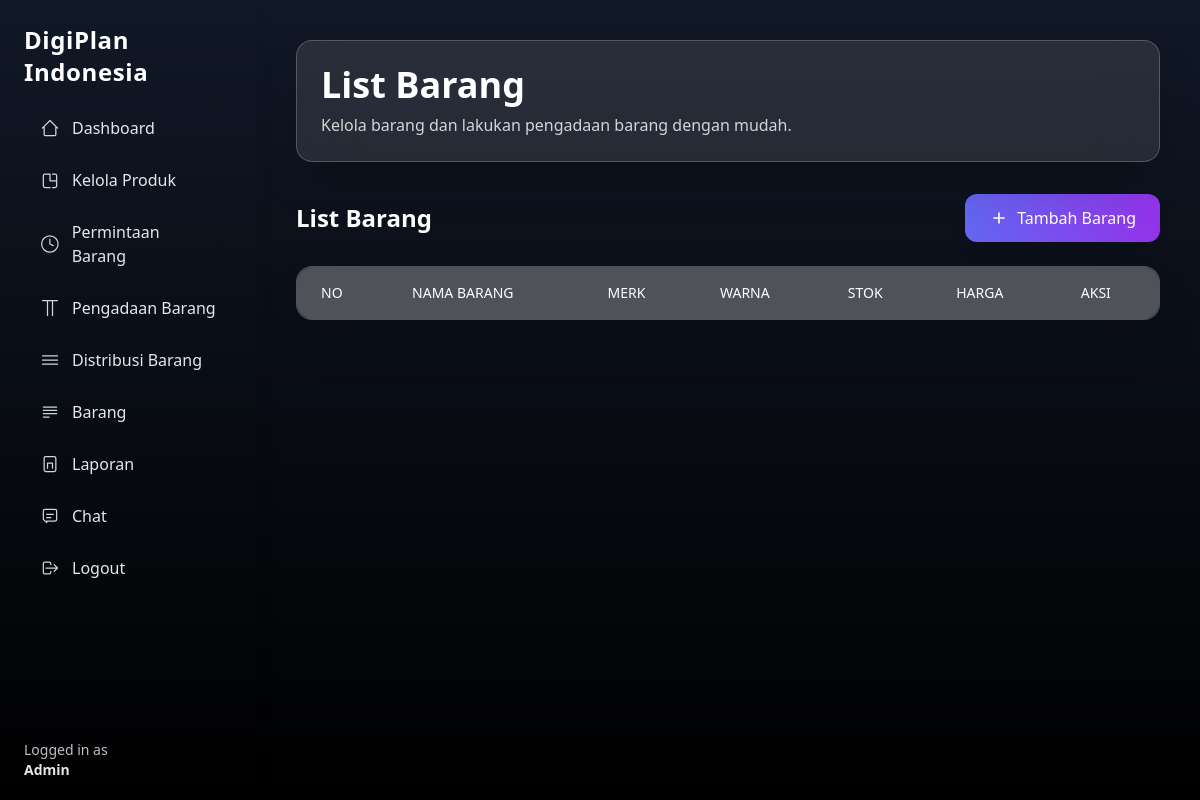
Page /admin/item.php (signed in) on the earlier database version.
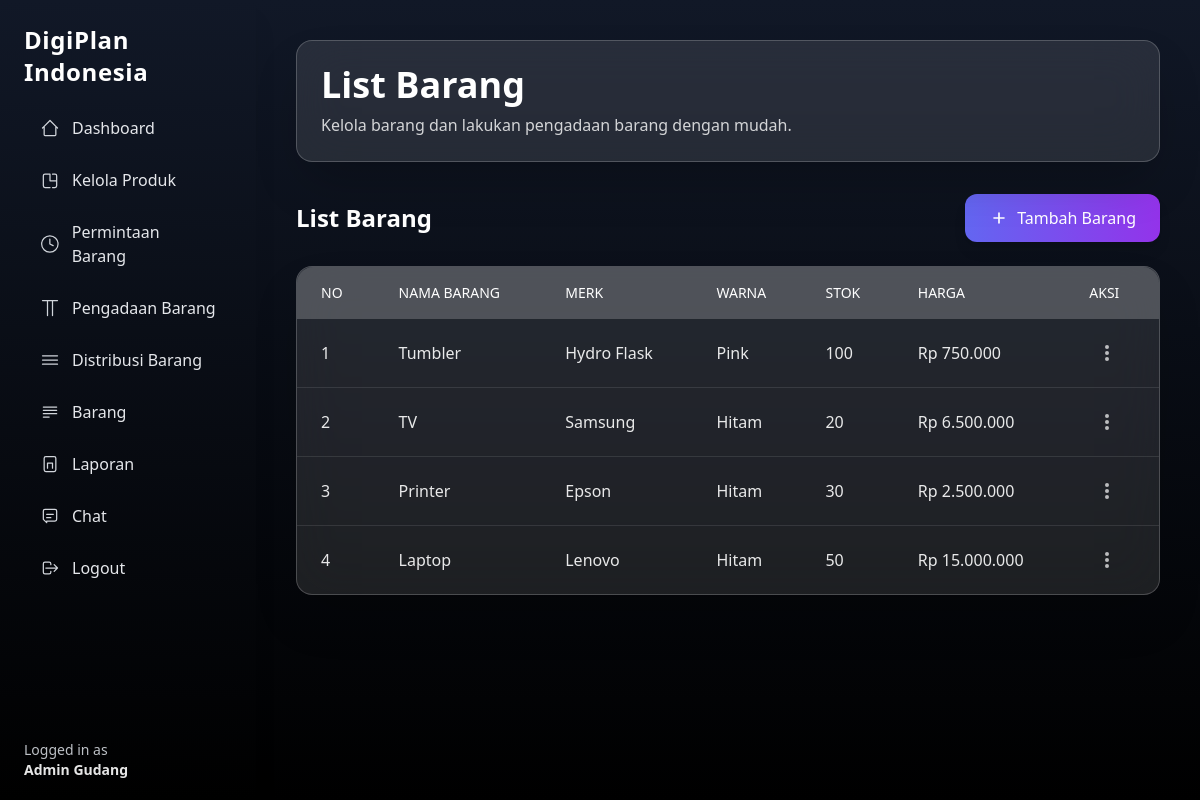
Same page on the later database version.
### tables this page shows
CREATE TABLE barang (
  id INT AUTO_INCREMENT PRIMARY KEY,
  nama_barang VARCHAR(100),
  merk VARCHAR(100),
  warna VARCHAR(50),
  deskripsi TEXT,
  stok INT,
  harga DECIMAL(15,2),
  created_at TIMESTAMP DEFAULT CURRENT_TIMESTAMP
);

### admin/item.php (the view, shortened to what the changed rows need)
<?php
require '../include/conn.php';
$autoOpen   = isset($_GET['openModal']);
$namaBarang = $_GET['nama_barang'] ?? '';
$merk       = $_GET['merk'] ?? '';
$warna      = $_GET['warna'] ?? '';
?>
<!DOCTYPE html>
<html lang="en">
<head>
  <script src="https://cdn.tailwindcss.com"></script>
</head>
<body
  x-data="{
    openModal: <?= $autoOpen ? 'true' : 'false' ?>,
    editModal: false,
    editData: {},
    activeRowId: null,
    namaBarang: '<?= htmlspecialchars($namaBarang, ENT_QUOTES) ?>',
    merkBarang: '<?= htmlspecialchars($merk, ENT_QUOTES) ?>',
    warnaBarang: '<?= htmlspecialchars($warna, ENT_QUOTES) ?>'
  }"
  class="bg-gradient-to-b from-gray-900 to-black overflow-x-hidden">
  <div class="flex min-h-screen">
    <?php include '../include/layouts/sidebar-admin.php'; ?>
    <main class="ml-64 p-10 w-full flex-1">
      <div class="max-w-7xl mx-auto">
        <div class="backdrop-blur-xl bg-white/10 border border-white/20 p-6 rounded-2xl shadow-2xl mb-8">
          <h1 class="text-4xl font-bold text-white mb-2">List Barang</h1>
        </div>
        <div class="flex justify-between items-center mb-6">
          <h2 class="text-2xl font-semibold text-white">List Barang</h2>
        </div>
        <div class="backdrop-blur-xl bg-white/10 border border-white/20 rounded-2xl shadow-2xl mb-8">
          <div class="overflow-x-auto rounded-2xl">
            <table class="w-full border-collapse">
              <thead>
                <tr class="bg-white/20 text-white">
                  <th class="px-6 py-4 text-left text-sm font-medium uppercase">No</th>
                  <th class="px-6 py-4 text-left text-sm font-medium uppercase">Nama Barang</th>
                  <th class="px-6 py-4 text-left text-sm font-medium uppercase">Merk</th>
                  <th class="px-6 py-4 text-left text-sm font-medium uppercase">Warna</th>
                  <th class="px-6 py-4 text-left text-sm font-medium uppercase">Stok</th>
                  <th class="px-6 py-4 text-left text-sm font-medium uppercase">Harga</th>
                  <th class="px-6 py-4 text-left text-sm font-medium uppercase">Aksi</th>
                </tr>
              </thead>
              <tbody class="divide-y divide-white/10">
                <?php
                $no = 1;
                $query = mysqli_query($conn, "SELECT * FROM barang ORDER BY id DESC");
                while ($row = mysqli_fetch_assoc($query)):
                ?>
                  <tr class="hover:bg-white/5 transition-colors duration-200">
                    <td class="px-6 py-4 text-white/90"><?= $no ?></td>
                    <td class="px-6 py-4 text-white/90 font-medium"><?= $row['nama_barang'] ?></td>
                    <td class="px-6 py-4 text-white/90"><?= $row['merk'] ?></td>
                    <td class="px-6 py-4 text-white/90"><?= $row['warna'] ?></td>
                    <td class="px-6 py-4 text-white/90"><?= $row['stok'] ?></td>
                    <td class="px-6 py-4 text-white/90">Rp <?= number_format($row['harga'], 0, ',', '.') ?></td>
                    <td class="px-6 py-4 text-white/90 relative">
                      <button
                        @click.stop="activeRowId = activeRowId === '<?= $row['id'] ?>' ? null : '<?= $row['id'] ?>'"
                        class="text-white/70 hover:text-white p-2 rounded-lg hover:bg-white/10 transition-colors duration-200">
                        <svg class="w-5 h-5" fill="currentColor" viewBox="0 0 20 20">
                          <path d="M10 6a2 2 0 110-4 2 2 0 010 4zM10 12a2 2 0 110-4 2 2 0 010 4zM10 18a2 2 0 110-4 2 2 0 010 4z"></path>
                        </svg>
                      </button>
                    </td>
                  </tr>
                <?php $no++;
                endwhile; ?>
              </tbody>
            </table>
          </div>
        </div>
    </main>
  </div>
</body>
</html>

### include/layouts/sidebar-admin.php (shortened to what the changed rows need)
<aside class="w-64 min-h-screen bg-gradient-to-b from-gray-900 to-black text-gray-200 p-6 fixed shadow-xl">
  <h1 class="text-2xl font-bold mb-5 tracking-wide text-white">DigiPlan Indonesia</h1>
  <div class="absolute bottom-5 left-6 text-sm opacity-90 text-gray-300">
    Logged in as <br>
    <span class="font-semibold text-white"><?= htmlspecialchars($_SESSION['name']); ?></span>
  </div>
</aside>

Differences in the rows shown:
added barang: nama_barang "Tumbler", merk "Hydro Flask", warna "Pink", stok "100", harga "750.000"
added barang: nama_barang "TV", merk "Samsung", warna "Hitam", stok "20", harga "6.500.000"
added barang: nama_barang "Printer", merk "Epson", warna "Hitam", stok "30", harga "2.500.000"
added barang: nama_barang "Laptop", merk "Lenovo", warna "Hitam", stok "50", harga "15.000.000"
Other differences:
$_SESSION['name']: "Admin" → "Admin Gudang"
